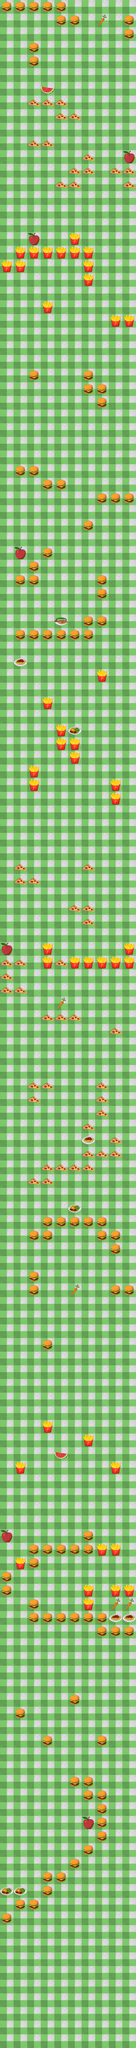

A level layout from a 2D game, rendered from its tile map. Below: a short description, then the map file with tile-grid data replaced by summaries:
An orthogonal 10x150 tile map with 48x48 px tiles, 3 tile layers (Tile Layer 1, burgers, carrots) and 205 objects.

<map version="1.2" tiledversion="1.2.3" orientation="orthogonal" renderorder="right-down" width="10" height="150" tilewidth="48" tileheight="48" infinite="0" nextlayerid="6" nextobjectid="208">
 <tileset firstgid="1" name="TileSetFA" tilewidth="48" tileheight="48" tilecount="20" columns="5">
  <image source="TileSetFA.png" width="240" height="192" />
 </tileset>
 <layer id="1" name="Tile Layer 1" width="10" height="150">
  <data>[1500 cells, 1500 non-empty, 1 distinct tile ids]</data>
 </layer>
 <layer id="2" name="burgers" width="10" height="150">
  <data>[1500 cells, 183 non-empty, 3 distinct tile ids]</data>
 </layer>
 <layer id="3" name="carrots" width="10" height="150">
  <data>[1500 cells, 22 non-empty, 6 distinct tile ids]</data>
 </layer>
 <objectgroup id="4" name="ObjectLayer">
  <object id="1" x="10.6667" y="6728" width="26" height="32" />
  <object id="2" x="59" y="6680" width="26" height="32" />
  <object id="3" x="106.333" y="6680" width="26" height="32" />
  <object id="4" x="153" y="6631.33" width="26" height="32" />
  <object id="5" x="153.667" y="6584" width="26" height="32" />
  <object id="6" x="202.333" y="6584" width="26" height="32" />
  <object id="7" x="250.333" y="6536" width="26" height="32" />
  <object id="8" x="298.333" y="6488.67" width="26" height="32" />
  <object id="9" x="347" y="6438" width="26" height="32" />
  <object id="10" x="345" y="6391.33" width="26" height="32" />
  <object id="11" x="346" y="6341.33" width="26" height="32" />
  <object id="12" x="344" y="6294.66" width="26" height="32" />
  <object id="13" x="298.333" y="6296" width="26" height="32" />
  <object id="14" x="299.667" y="6248.67" width="26" height="32" />
  <object id="15" x="250.333" y="6248.67" width="26" height="32" />
  <object id="16" x="155" y="6103.33" width="26" height="32" />
  <object id="17" x="346.333" y="6103.33" width="26" height="32" />
  <object id="18" x="58.3333" y="6006.67" width="26" height="32" />
  <object id="19" x="250.333" y="5960" width="26" height="32" />
  <object id="20" x="346.333" y="5720" width="26" height="32" />
  <object id="21" x="394.333" y="5719.33" width="26" height="32" />
  <object id="22" x="441.667" y="5720" width="26" height="32" />
  <object id="23" x="251.333" y="5673.67" width="26" height="32" />
  <object id="24" x="299.333" y="5673" width="26" height="32" />
  <object id="25" x="346.667" y="5673.67" width="26" height="32" />
  <object id="26" x="106.666" y="5673.67" width="26" height="32" />
  <object id="27" x="154.666" y="5673" width="26" height="32" />
  <object id="28" x="202" y="5673.67" width="26" height="32" />
  <object id="29" x="105.667" y="5624.67" width="26" height="32" />
  <object id="30" x="10.1662" y="5577.17" width="26" height="32" />
  <object id="31" x="9.16717" y="5528.17" width="26" height="32" />
  <object id="32" x="299.5" y="5625.17" width="26" height="32" />
  <object id="33" x="298.5" y="5576.17" width="26" height="32" />
  <object id="34" x="396" y="5576.33" width="26" height="32" />
  <object id="35" x="443.334" y="5577" width="26" height="32" />
  <object id="36" x="59.333" y="5480.33" width="26" height="32" />
  <object id="37" x="106.667" y="5481" width="26" height="32" />
  <object id="38" x="107.333" y="5429.66" width="26" height="32" />
  <object id="39" x="154.667" y="5430.34" width="26" height="32" />
  <object id="40" x="203.333" y="5431" width="26" height="32" />
  <object id="41" x="250.667" y="5431.67" width="26" height="32" />
  <object id="42" x="299.333" y="5431.66" width="26" height="32" />
  <object id="43" x="346.667" y="5432.34" width="26" height="32" />
  <object id="44" x="395.667" y="5434" width="26" height="32" />
  <object id="45" x="298.333" y="5383.33" width="26" height="32" />
  <object id="46" x="396.333" y="5144.67" width="26" height="32" />
  <object id="47" x="58.3333" y="5146.67" width="26" height="32" />
  <object id="48" x="299.667" y="5050.67" width="26" height="32" />
  <object id="49" x="155" y="5000.67" width="26" height="32" />
  <object id="50" x="155" y="4712" width="26" height="32" />
  <object id="51" x="107" y="4519.33" width="26" height="32" />
  <object id="52" x="108.333" y="4470.67" width="26" height="32" />
  <object id="53" x="395.667" y="4519.33" width="26" height="32" />
  <object id="54" x="442.333" y="4519.33" width="26" height="32" />
  <object id="55" x="346.334" y="4327.33" width="26" height="32" />
  <object id="56" x="393" y="4327.33" width="26" height="32" />
  <object id="57" x="299.667" y="4279.33" width="26" height="32" />
  <object id="58" x="346.333" y="4279.33" width="26" height="32" />
  <object id="59" x="203" y="4280" width="26" height="32" />
  <object id="60" x="249.666" y="4280" width="26" height="32" />
  <object id="61" x="153.667" y="4280" width="26" height="32" />
  <object id="62" x="153.667" y="4326.67" width="26" height="32" />
  <object id="63" x="105" y="4327.33" width="26" height="32" />
  <object id="64" x="393.667" y="4375.33" width="26" height="32" />
  <object id="65" x="153" y="4139.33" width="26" height="32" />
  <object id="66" x="107" y="4138.67" width="26" height="32" />
  <object id="67" x="203" y="4090.67" width="26" height="32" />
  <object id="68" x="153.667" y="4090.67" width="26" height="32" />
  <object id="69" x="301" y="4089.33" width="26" height="32" />
  <object id="70" x="251.667" y="4089.33" width="26" height="32" />
  <object id="71" x="347.666" y="4041.33" width="26" height="32" />
  <object id="72" x="298.333" y="4041.33" width="26" height="32" />
  <object id="73" x="395" y="4042" width="26" height="32" />
  <object id="74" x="392.333" y="3994" width="26" height="32" />
  <object id="75" x="347.333" y="3897.66" width="26" height="32" />
  <object id="76" x="348" y="3849" width="26" height="32" />
  <object id="77" x="347.667" y="3804" width="26" height="32" />
  <object id="78" x="298.333" y="3947.33" width="26" height="32" />
  <object id="79" x="157" y="3802.67" width="26" height="32" />
  <object id="80" x="107.667" y="3802.67" width="26" height="32" />
  <object id="81" x="105" y="3850.67" width="26" height="32" />
  <object id="82" x="204" y="3562.67" width="26" height="32" />
  <object id="83" x="154.667" y="3562.67" width="26" height="32" />
  <object id="84" x="252.667" y="3561.33" width="26" height="32" />
  <object id="85" x="394.333" y="3610.67" width="26" height="32" />
  <object id="86" x="60.9998" y="3466.67" width="26" height="32" />
  <object id="87" x="11.6668" y="3466.67" width="26" height="32" />
  <object id="88" x="60.3332" y="3367.33" width="26" height="32" />
  <object id="89" x="11.0002" y="3367.33" width="26" height="32" />
  <object id="90" x="11.6667" y="3418" width="26" height="32" />
  <object id="91" x="204.666" y="3370.67" width="26" height="32" />
  <object id="92" x="155.333" y="3370.67" width="26" height="32" />
  <object id="93" x="253.333" y="3369.33" width="26" height="32" />
  <object id="94" x="348" y="3370.67" width="26" height="32" />
  <object id="95" x="298.667" y="3370.67" width="26" height="32" />
  <object id="96" x="396.667" y="3369.33" width="26" height="32" />
  <object id="97" x="443" y="3370.34" width="26" height="32" />
  <object id="98" x="443" y="3321.66" width="26" height="32" />
  <object id="99" x="155" y="3320.67" width="26" height="32" />
  <object id="100" x="298.333" y="3226.34" width="26" height="32" />
  <object id="101" x="298.333" y="3177.66" width="26" height="32" />
  <object id="102" x="250.333" y="3176" width="26" height="32" />
  <object id="103" x="106.333" y="3082.16" width="26" height="32" />
  <object id="104" x="58.3333" y="3080.5" width="26" height="32" />
  <object id="105" x="59.6667" y="3034" width="26" height="32" />
  <object id="106" x="299.667" y="3035.33" width="26" height="32" />
  </objectgroup>
 <objectgroup id="5" name="ObjectLayer2">
  <!-- 22 objects omitted --></objectgroup>
</map>
<!-- 99 of 205 objects omitted -->